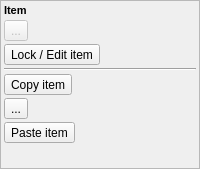
               <widget class="QFrame" name="frame_12">
                <property name="frameShape">
                 <enum>QFrame::StyledPanel</enum>
                </property>
                <property name="frameShadow">
                 <enum>QFrame::Raised</enum>
                </property>
                <layout class="QVBoxLayout" name="verticalLayout_5">
                 <property name="spacing">
                  <number>3</number>
                 </property>
                 <property name="margin">
                  <number>3</number>
                 </property>
                 <item>
                  <widget class="QLabel" name="label_5">
                   <property name="font">
                    <font>
                     <pointsize>8</pointsize>
                     <weight>75</weight>
                     <bold>true</bold>
                    </font>
                   </property>
                   <property name="text">
                    <string>Item</string>
                   </property>
                  </widget>
                 </item>
                 <item>
                  <widget class="QToolButton" name="toolButton_25">
                   <property name="enabled">
                    <bool>false</bool>
                   </property>
                   <property name="toolTip">
                    <string>Select / Drag</string>
                   </property>
                   <property name="text">
                    <string>...</string>
                   </property>
                   <property name="icon">
                    <iconset resource="Resources/Resources.qrc">
                     <normaloff>:/new/prefix1/move-icon.png</normaloff>
                     <normalon>:/new/prefix1/pointer-icon.png</normalon>:/new/prefix1/move-icon.png</iconset>
                   </property>
                   <property name="checkable">
                    <bool>true</bool>
                   </property>
                  </widget>
                 </item>
                 <item>
                  <widget class="QToolButton" name="toolButton_LockEditPopCellItem">
                   <property name="toolTip">
                    <string>Lock / Edit item</string>
                   </property>
                   <property name="text">
                    <string>Lock / Edit item</string>
                   </property>
                   <property name="icon">
                    <iconset resource="Resources/Resources.qrc">
                     <normaloff>:/new/prefix1/lock-icon.png</normaloff>
                     <normalon>:/new/prefix1/edit-icon.png</normalon>:/new/prefix1/lock-icon.png</iconset>
                   </property>
                   <property name="checkable">
                    <bool>true</bool>
                   </property>
                  </widget>
                 </item>
                 <item>
                  <widget class="QFrame" name="frame_16">
                   <property name="frameShape">
                    <enum>QFrame::HLine</enum>
                   </property>
                   <property name="frameShadow">
                    <enum>QFrame::Sunken</enum>
                   </property>
                  </widget>
                 </item>
                 <item>
                  <widget class="QToolButton" name="toolButton_CopyPopCellItem">
                   <property name="toolTip">
                    <string>Copy item</string>
                   </property>
                   <property name="text">
                    <string>Copy item</string>
                   </property>
                   <property name="icon">
                    <iconset resource="Resources/Resources.qrc">
                     <normaloff>:/new/prefix1/copy-icon.png</normaloff>:/new/prefix1/copy-icon.png</iconset>
                   </property>
                  </widget>
                 </item>
                 <item>
                  <widget class="QToolButton" name="toolButton_CutPopCellItem">
                   <property name="toolTip">
                    <string>Cut / Clear item</string>
                   </property>
                   <property name="text">
                    <string>...</string>
                   </property>
                   <property name="icon">
                    <iconset resource="Resources/Resources.qrc">
                     <normaloff>:/new/prefix1/cut-icon.png</normaloff>:/new/prefix1/cut-icon.png</iconset>
                   </property>
                  </widget>
                 </item>
                 <item>
                  <widget class="QToolButton" name="toolButton_PastePopCellItem">
                   <property name="toolTip">
                    <string>Paste item</string>
                   </property>
                   <property name="text">
                    <string>Paste item</string>
                   </property>
                   <property name="icon">
                    <iconset resource="Resources/Resources.qrc">
                     <normaloff>:/new/prefix1/paste-icon.png</normaloff>:/new/prefix1/paste-icon.png</iconset>
                   </property>
                  </widget>
                 </item>
                 <item>
                  <spacer name="verticalSpacer_10">
                   <property name="orientation">
                    <enum>Qt::Vertical</enum>
                   </property>
                   <property name="sizeHint" stdset="0">
                    <size>
                     <width>20</width>
                     <height>22</height>
                    </size>
                   </property>
                  </spacer>
                 </item>
                </layout>
               </widget>
